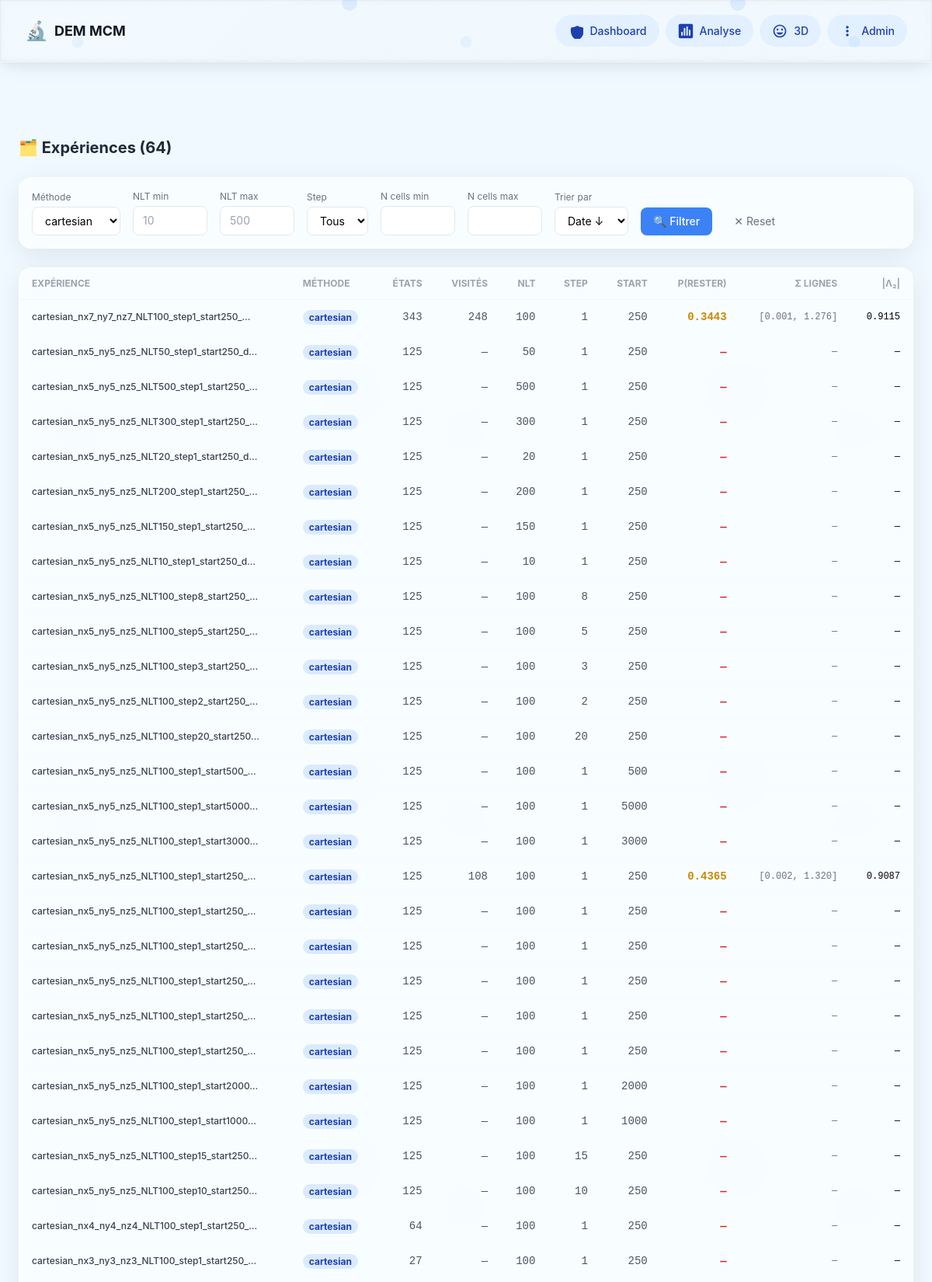
The page /experiments/?method=cartesian (upper part) on the database its author committed.
### markov/models.py (models this page shows, shortened)
class Experiment(models.Model):
    folder_name = models.CharField(
        max_length=300, unique=True, db_index=True,
        help_text="Nom du dossier dans le bucket HF"
    )
    partition_method = models.ForeignKey(
        PartitionMethod, on_delete=models.CASCADE,
        related_name="experiments"
    )
    nlt = models.IntegerField(
        "Learning Time (NLT)",
        validators=[MinValueValidator(1)],
        help_text="Nombre de paires de snapshots pour l'apprentissage"
    )
    step_size = models.IntegerField(
        "Pas temporel (step)",
        default=1,
        validators=[MinValueValidator(1)],
        help_text="Intervalle entre deux snapshots d'une paire"
    )
    start_index = models.IntegerField(
        "Index de départ",
        default=0,
        help_text="Premier fichier DEM utilisé"
    )
    n_states = models.IntegerField("Nombre d'états", default=0)
    n_timesteps_used = models.IntegerField("Timesteps effectifs", default=0)
    created_at = models.DateTimeField(auto_now_add=True)
    bucket_path = models.CharField(max_length=500, blank=True)
    raw_config = models.JSONField(default=dict, blank=True)
    raw_stats = models.JSONField(default=dict, blank=True)
    class Meta:
        ordering = ["-created_at"]
        verbose_name = "Expérience"
        indexes = [
            models.Index(fields=["nlt"]),
            models.Index(fields=["step_size"]),
            models.Index(fields=["start_index"]),
            models.Index(fields=["n_states"]),
        ]

class PartitionMethod(models.Model):
    METHODS = [
        ("cartesian", "Cartésien"),
        ("cylindrical", "Cylindrique"),
        ("voronoi", "Voronoï (K-means)"),
        ("quantile", "Quantile (équi-pop)"),
        ("octree", "Octree adaptatif"),
        ("physics", "Physics-aware"),
        ("adaptive","Adaptive"),
        ("multizone","Multizone"),
        ("single","Single")
    ]
    name = models.CharField(max_length=50, choices=METHODS, db_index=True)
    description = models.TextField(blank=True)
    parameters = models.JSONField(
        default=dict,
        help_text="Paramètres du partitionneur (nx, ny, nz, nr, ntheta, n_cells, ...)"
    )
    label = models.CharField(max_length=200, unique=True, db_index=True)
    n_cells = models.IntegerField(default=0)
    n_cells_visited = models.IntegerField(default=0, blank=True)
    population_mean = models.FloatField(null=True, blank=True)
    population_std = models.FloatField(null=True, blank=True)
    population_cv = models.FloatField(
        null=True, blank=True,
        help_text="Coefficient de variation = std/mean (plus petit = mieux)"
    )
    created_at = models.DateTimeField(auto_now_add=True)
    class Meta:
        ordering = ["name", "n_cells"]
        verbose_name = "Méthode de partitionnement"

class TransitionMatrix(models.Model):
    experiment = models.OneToOneField(
        Experiment, on_delete=models.CASCADE,
        related_name="matrix"
    )
    diagonal_mean = models.FloatField(
        "P(rester) moyen",
        help_text="Moyenne de la diagonale de P"
    )
    diagonal_std = models.FloatField("σ diagonale", default=0)
    diagonal_min = models.FloatField("Min diagonale", default=0)
    diagonal_max = models.FloatField("Max diagonale", default=0)
    row_sum_min = models.FloatField("Min Σ lignes", default=0)
    row_sum_max = models.FloatField("Max Σ lignes", default=0)
    row_sum_mean = models.FloatField("Moy Σ lignes", default=0)
    row_sum_std = models.FloatField("σ Σ lignes", default=0)
    col_sum_min = models.FloatField("Min Σ colonnes", default=0)
    col_sum_max = models.FloatField("Max Σ colonnes", default=0)
    col_sum_mean = models.FloatField("Moy Σ colonnes", default=0)
    n_states_visited = models.IntegerField("États visités", default=0)
    n_states_empty = models.IntegerField("États vides", default=0)
    fraction_visited = models.FloatField("Fraction visitée", default=0)
    eigenvalue_2 = models.FloatField(
        "|λ₂|", null=True, blank=True,
        help_text="2ème plus grande valeur propre (vitesse de mélange)"
    )
    spectral_gap = models.FloatField(
        "Gap spectral", null=True, blank=True,
        help_text="1 - |λ₂| (plus grand = mélange plus rapide)"
    )
    matrix_bucket_path = models.CharField(
        max_length=500,
        help_text="Chemin vers transition_matrix.npy dans le bucket"
    )
    class Meta:
        verbose_name = "Matrice de transition"

### markov/views.py (the view)
# urls.py: path("experiments/", views.experiment_list, name="experiment_list"),
def experiment_list(request):
    qs = Experiment.objects.select_related("partition_method", "matrix")
    method = request.GET.get("method")
    nlt_min = request.GET.get("nlt_min")
    nlt_max = request.GET.get("nlt_max")
    step = request.GET.get("step")
    start = request.GET.get("start")
    n_cells_min = request.GET.get("n_cells_min")
    n_cells_max = request.GET.get("n_cells_max")
    sort_by = request.GET.get("sort", "-created_at")
    if method:
        qs = qs.filter(partition_method__name=method)
    if nlt_min:
        qs = qs.filter(nlt__gte=int(nlt_min))
    if nlt_max:
        qs = qs.filter(nlt__lte=int(nlt_max))
    if step:
        qs = qs.filter(step_size=int(step))
    if start:
        qs = qs.filter(start_index=int(start))
    if n_cells_min:
        qs = qs.filter(n_states__gte=int(n_cells_min))
    if n_cells_max:
        qs = qs.filter(n_states__lte=int(n_cells_max))
    qs = qs.order_by(sort_by)
    available_methods = sorted(
        set(PartitionMethod.objects.values_list("name", flat=True))
    )
    available_nlts = sorted(set(Experiment.objects.values_list("nlt", flat=True)))
    available_steps = sorted(
        set(Experiment.objects.values_list("step_size", flat=True))
    )
    template = "markov/experiment_list.html"
    if getattr(request, "htmx", False):
        template = "markov/partials/experiment_table.html"
    return render(
        request,
        template,
        {
            "experiments": qs,
            "available_methods": available_methods,
            "available_nlts": available_nlts,
            "available_steps": available_steps,
            "current_filters": request.GET.dict(),
            "total_count": qs.count(),
        },
    )

### markov/templates/markov/experiment_list.html (shortened to what this page needs)
{% extends "markov/base.html" %}
{% block content %}
<div class="fade-in">
    <div class="flex items-center justify-between mb-6">
        <h2 class="text-xl font-bold text-gray-800">🗂️ Expériences ({{ total_count }})</h2>
    </div>
    <div class="glass-card p-4 mb-6">
        <form method="get" class="flex flex-wrap gap-4 items-end">
            <div>
                <label class="text-xs text-gray-500 block mb-1">Méthode</label>
                <select name="method" class="border rounded-lg px-3 py-2 text-sm bg-white">
                    {% for m in available_methods %}
                    <option value="{{ m }}" {% if current_filters.method == m %}selected{% endif %}>
                        {{ m }}
                    </option>
                    {% endfor %}
                </select>
            </div>
            <div>
                <label class="text-xs text-gray-500 block mb-1">NLT min</label>
                <input type="number" name="nlt_min" value="{{ current_filters.nlt_min|default:'' }}"
                       class="border rounded-lg px-3 py-2 text-sm w-24 bg-white" placeholder="10">
            </div>
            <div>
                <label class="text-xs text-gray-500 block mb-1">NLT max</label>
                <input type="number" name="nlt_max" value="{{ current_filters.nlt_max|default:'' }}"
                       class="border rounded-lg px-3 py-2 text-sm w-24 bg-white" placeholder="500">
            </div>
            <div>
                <label class="text-xs text-gray-500 block mb-1">Step</label>
                <select name="step" class="border rounded-lg px-3 py-2 text-sm bg-white">
                    <option value="">Tous</option>
                </select>
            </div>
            <div>
                <label class="text-xs text-gray-500 block mb-1">N cells min</label>
                <input type="number" name="n_cells_min" value="{{ current_filters.n_cells_min|default:'' }}"
                       class="border rounded-lg px-3 py-2 text-sm w-24 bg-white">
            </div>
            <div>
                <label class="text-xs text-gray-500 block mb-1">N cells max</label>
                <input type="number" name="n_cells_max" value="{{ current_filters.n_cells_max|default:'' }}"
                       class="border rounded-lg px-3 py-2 text-sm w-24 bg-white">
            </div>
            <div>
                <label class="text-xs text-gray-500 block mb-1">Trier par</label>
                <select name="sort" class="border rounded-lg px-3 py-2 text-sm bg-white">
                    <option value="-created_at" {% if current_filters.sort == '-created_at' %}selected{% endif %}>Date ↓</option>
                </select>
            </div>
            <button type="submit"
                    class="bg-blue-500 text-white px-4 py-2 rounded-lg text-sm font-medium hover:bg-blue-600 transition">
                🔍 Filtrer
            </button>
            <a href="{% url 'markov:experiment_list' %}"
               class="text-sm text-gray-500 hover:text-red-500 px-3 py-2">
                ✕ Reset
            </a>
        </form>
    </div>
    <div class="glass-card overflow-hidden">
        <table class="w-full text-sm">
            <thead>
                <tr class="border-b border-gray-100 text-xs text-gray-400 uppercase">
                    <th class="px-4 py-3 text-left">Expérience</th>
                    <th class="px-4 py-3 text-left">Méthode</th>
                    <th class="px-4 py-3 text-right">États</th>
                    <th class="px-4 py-3 text-right">Visités</th>
                    <th class="px-4 py-3 text-right">NLT</th>
                    <th class="px-4 py-3 text-right">Step</th>
                    <th class="px-4 py-3 text-right">Start</th>
                    <th class="px-4 py-3 text-right">P(rester)</th>
                    <th class="px-4 py-3 text-right">Σ lignes</th>
                    <th class="px-4 py-3 text-right">|λ₂|</th>
                </tr>
            </thead>
            <tbody>
                {% for exp in experiments %}
                <tr class="data-row border-b border-gray-50 cursor-pointer hover:bg-blue-50/30 transition"
                    onclick="window.location='{% url 'markov:experiment_detail' exp.pk %}'">
                    <td class="px-4 py-3 font-medium text-gray-700 text-xs">
                        {{ exp.folder_name|truncatechars:45 }}
                    </td>
                    <td class="px-4 py-3">
                        <span class="px-2 py-0.5 rounded-full text-xs font-bold method-{{ exp.partition_method.name }}">
                            {{ exp.partition_method.name }}
                        </span>
                    </td>
                    <td class="px-4 py-3 text-right text-gray-600 font-mono">{{ exp.n_states }}</td>
                    <td class="px-4 py-3 text-right text-gray-600 font-mono">
                        {% if exp.matrix %}{{ exp.matrix.n_states_visited }}{% else %}—{% endif %}
                    </td>
                    <td class="px-4 py-3 text-right text-gray-600 font-mono">{{ exp.nlt }}</td>
                    <td class="px-4 py-3 text-right text-gray-600 font-mono">{{ exp.step_size }}</td>
                    <td class="px-4 py-3 text-right text-gray-600 font-mono">{{ exp.start_index }}</td>
                    <td class="px-4 py-3 text-right font-mono font-bold
                        {% if exp.matrix.diagonal_mean > 0.5 %}text-green-600
                        {% elif exp.matrix.diagonal_mean > 0.1 %}text-yellow-600
                        {% else %}text-red-600{% endif %}">
                        {% if exp.matrix %}{{ exp.matrix.diagonal_mean|floatformat:4 }}{% else %}—{% endif %}
                    </td>
                    <td class="px-4 py-3 text-right font-mono text-xs text-gray-500">
                        {% if exp.matrix %}
                            [{{ exp.matrix.row_sum_min|floatformat:3 }}, {{ exp.matrix.row_sum_max|floatformat:3 }}]
                        {% else %}—{% endif %}
                    </td>
                    <td class="px-4 py-3 text-right font-mono text-xs">
                        {% if exp.matrix.eigenvalue_2 %}
                            {{ exp.matrix.eigenvalue_2|floatformat:4 }}
                        {% else %}—{% endif %}
                    </td>
                </tr>
                {% empty %}
                <tr>
                    <td colspan="10" class="px-4 py-8 text-center text-gray-400">
                        Aucune expérience trouvée
                    </td>
                </tr>
                {% endfor %}
            </tbody>
        </table>
    </div>
</div>
{% endblock %}

### markov/static/markov/css/glass-nav.css (style rules this page uses)
:root { --nav-width: 100%; --nav-height: 80px; --nav-radius: 0px; --nav-frost: 0.08; --nav-saturation: 1.2; }
.glass-card { background: rgba(255, 255, 255, 0.65); backdrop-filter: blur(20px) saturate(180%); -webkit-backdrop-filter: blur(20px) saturate(180%); border: 1px solid rgba(255, 255, 255, 0.3); border-radius: 16px; box-shadow: 0 8px 32px rgba(0, 0, 0, 0.08); transition: all 0.3s ease; }

### markov/static/markov/css/glass-effects.css (style rules this page uses)
:root { --glass-bg: rgba(255, 255, 255, 0.7); --glass-bg-dark: rgba(20, 20, 20, 0.5); --glass-border: rgba(255, 255, 255, 0.2); --glass-border-dark: rgba(255, 255, 255, 0.1); --glass-shadow: 0 8px 32px rgba(31, 38, 135, 0.1); --glass-shadow-dark: 0 8px 32px rgba(0, 0, 0, 0.3); --accent-color: #3b82f6; --accent-hover: #2563eb; }
.glass-card { background: var(--glass-bg); backdrop-filter: blur(20px) saturate(180%); -webkit-backdrop-filter: blur(20px) saturate(180%); border: 1px solid var(--glass-border); border-radius: 16px; box-shadow: var(--glass-shadow); transition: all 0.3s cubic-bezier(0.175, 0.885, 0.32, 2.2); overflow: hidden; }

### markov/static/markov/css/liquid-glass-cards.css (style rules this page uses)
:root { --liquid-glass-bg: light-dark( hsl(0 0% 100% / 0.08), hsl(0 0% 100% / 0.04) ); --liquid-glass-border: light-dark( hsl(0 0% 100% / 0.25), hsl(0 0% 100% / 0.1) ); --liquid-glass-shadow-1: rgba(255, 255, 255, 0.192); --liquid-glass-shadow-2: rgba(255, 255, 255, 0.274); --liquid-glass-shadow-3: rgba(0, 0, 0, 0.164); --liquid-glass-glow: light-dark( rgba(99, 102, 241, 0.15), rgba(99, 102, 241, 0.25) ); --liquid-glass-speed: 0.5s; }

### markov/templates/markov/base.html (style rules this page uses)
body { margin: 0; padding: 0; font-family: -apple-system, BlinkMacSystemFont, 'Segoe UI', sans-serif; background-size: 500px; background-attachment: fixed; }
.glass-card { background: rgba(255, 255, 255, 0.65); backdrop-filter: blur(20px) saturate(180%); -webkit-backdrop-filter: blur(20px) saturate(180%); border: 1px solid rgba(255, 255, 255, 0.3); border-radius: 16px; box-shadow: 0 8px 32px rgba(0, 0, 0, 0.08); transition: all 0.3s ease; }
.method-cartesian { background: #dbeafe; color: #1e40af; }
.fade-in { animation: fadeIn 0.3s ease-in; }

### rows shown on the page
Experiment: folder_name "cartesian_nx7_ny7_nz7_NLT100_step1_start250_…", partition_method.name "cartesian", n_states "343", matrix.n_states_visited "248", nlt "100", step_size "1", start_index "250", matrix.diagonal_mean "0.3443", matrix.row_sum_min "0.001", matrix.row_sum_max "1.276", matrix.eigenvalue_2 "0.9115"
Experiment: folder_name "cartesian_nx5_ny5_nz5_NLT50_step1_start250_d…", partition_method.name "cartesian", n_states "125", nlt "50", step_size "1", start_index "250"
Experiment: folder_name "cartesian_nx5_ny5_nz5_NLT500_step1_start250_…", partition_method.name "cartesian", n_states "125", nlt "500", step_size "1", start_index "250"
Experiment: folder_name "cartesian_nx5_ny5_nz5_NLT300_step1_start250_…", partition_method.name "cartesian", n_states "125", nlt "300", step_size "1", start_index "250"
Experiment: folder_name "cartesian_nx5_ny5_nz5_NLT20_step1_start250_d…", partition_method.name "cartesian", n_states "125", nlt "20", step_size "1", start_index "250"
Experiment: folder_name "cartesian_nx5_ny5_nz5_NLT200_step1_start250_…", partition_method.name "cartesian", n_states "125", nlt "200", step_size "1", start_index "250"
Experiment: folder_name "cartesian_nx5_ny5_nz5_NLT150_step1_start250_…", partition_method.name "cartesian", n_states "125", nlt "150", step_size "1", start_index "250"
Experiment: folder_name "cartesian_nx5_ny5_nz5_NLT10_step1_start250_d…", partition_method.name "cartesian", n_states "125", nlt "10", step_size "1", start_index "250"
Experiment: folder_name "cartesian_nx5_ny5_nz5_NLT100_step8_start250_…", partition_method.name "cartesian", n_states "125", nlt "100", step_size "8", start_index "250"
Experiment: folder_name "cartesian_nx5_ny5_nz5_NLT100_step5_start250_…", partition_method.name "cartesian", n_states "125", nlt "100", step_size "5", start_index "250"
Experiment: folder_name "cartesian_nx5_ny5_nz5_NLT100_step3_start250_…", partition_method.name "cartesian", n_states "125", nlt "100", step_size "3", start_index "250"
Experiment: folder_name "cartesian_nx5_ny5_nz5_NLT100_step2_start250_…", partition_method.name "cartesian", n_states "125", nlt "100", step_size "2", start_index "250"
Experiment: folder_name "cartesian_nx5_ny5_nz5_NLT100_step20_start250…", partition_method.name "cartesian", n_states "125", nlt "100", step_size "20", start_index "250"
Experiment: folder_name "cartesian_nx5_ny5_nz5_NLT100_step1_start500_…", partition_method.name "cartesian", n_states "125", nlt "100", step_size "1", start_index "500"
Experiment: folder_name "cartesian_nx5_ny5_nz5_NLT100_step1_start5000…", partition_method.name "cartesian", n_states "125", nlt "100", step_size "1", start_index "5000"
Experiment: folder_name "cartesian_nx5_ny5_nz5_NLT100_step1_start3000…", partition_method.name "cartesian", n_states "125", nlt "100", step_size "1", start_index "3000"
Experiment: folder_name "cartesian_nx5_ny5_nz5_NLT100_step1_start250_…", partition_method.name "cartesian", n_states "125", matrix.n_states_visited "108", nlt "100", step_size "1", start_index "250", matrix.diagonal_mean "0.4365", matrix.row_sum_min "0.002", matrix.row_sum_max "1.320", matrix.eigenvalue_2 "0.9087"
Experiment: folder_name "cartesian_nx5_ny5_nz5_NLT100_step1_start250_…", partition_method.name "cartesian", n_states "125", nlt "100", step_size "1", start_index "250"
Experiment: folder_name "cartesian_nx5_ny5_nz5_NLT100_step1_start250_…", partition_method.name "cartesian", n_states "125", nlt "100", step_size "1", start_index "250"
Experiment: folder_name "cartesian_nx5_ny5_nz5_NLT100_step1_start250_…", partition_method.name "cartesian", n_states "125", nlt "100", step_size "1", start_index "250"
Experiment: folder_name "cartesian_nx5_ny5_nz5_NLT100_step1_start250_…", partition_method.name "cartesian", n_states "125", nlt "100", step_size "1", start_index "250"
Experiment: folder_name "cartesian_nx5_ny5_nz5_NLT100_step1_start250_…", partition_method.name "cartesian", n_states "125", nlt "100", step_size "1", start_index "250"
Experiment: folder_name "cartesian_nx5_ny5_nz5_NLT100_step1_start2000…", partition_method.name "cartesian", n_states "125", nlt "100", step_size "1", start_index "2000"
Experiment: folder_name "cartesian_nx5_ny5_nz5_NLT100_step1_start1000…", partition_method.name "cartesian", n_states "125", nlt "100", step_size "1", start_index "1000"
Experiment: folder_name "cartesian_nx5_ny5_nz5_NLT100_step15_start250…", partition_method.name "cartesian", n_states "125", nlt "100", step_size "15", start_index "250"
Experiment: folder_name "cartesian_nx5_ny5_nz5_NLT100_step10_start250…", partition_method.name "cartesian", n_states "125", nlt "100", step_size "10", start_index "250"
Experiment: folder_name "cartesian_nx4_ny4_nz4_NLT100_step1_start250_…", partition_method.name "cartesian", n_states "64", nlt "100", step_size "1", start_index "250"
Experiment: folder_name "cartesian_nx3_ny3_nz3_NLT100_step1_start250_…", partition_method.name "cartesian", n_states "27", nlt "100", step_size "1", start_index "250"

### other values the page prints
{{ total_count }} "64"
form field method "cartesian"
